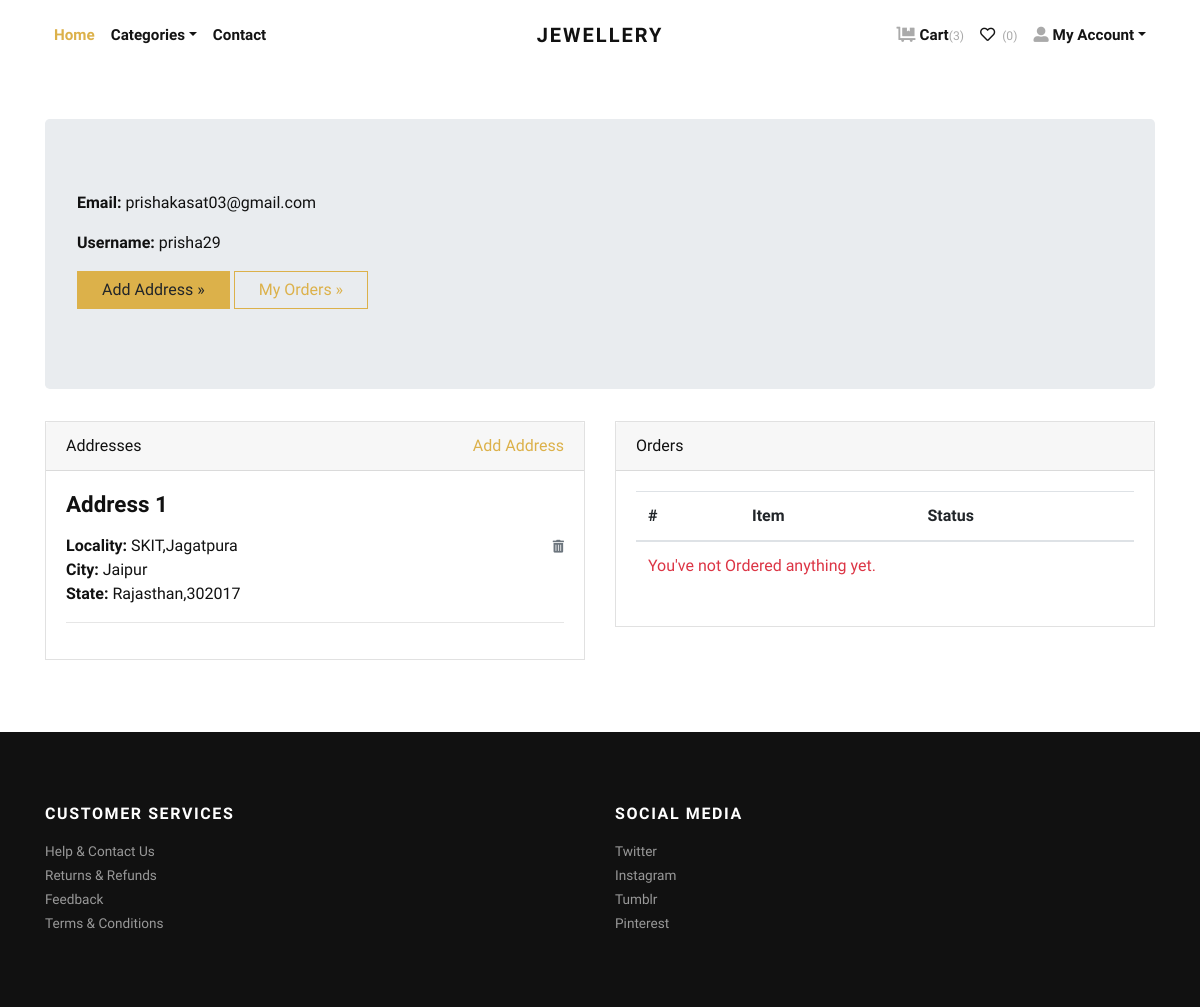
The app's page /accounts/profile/ (signed in), older data.
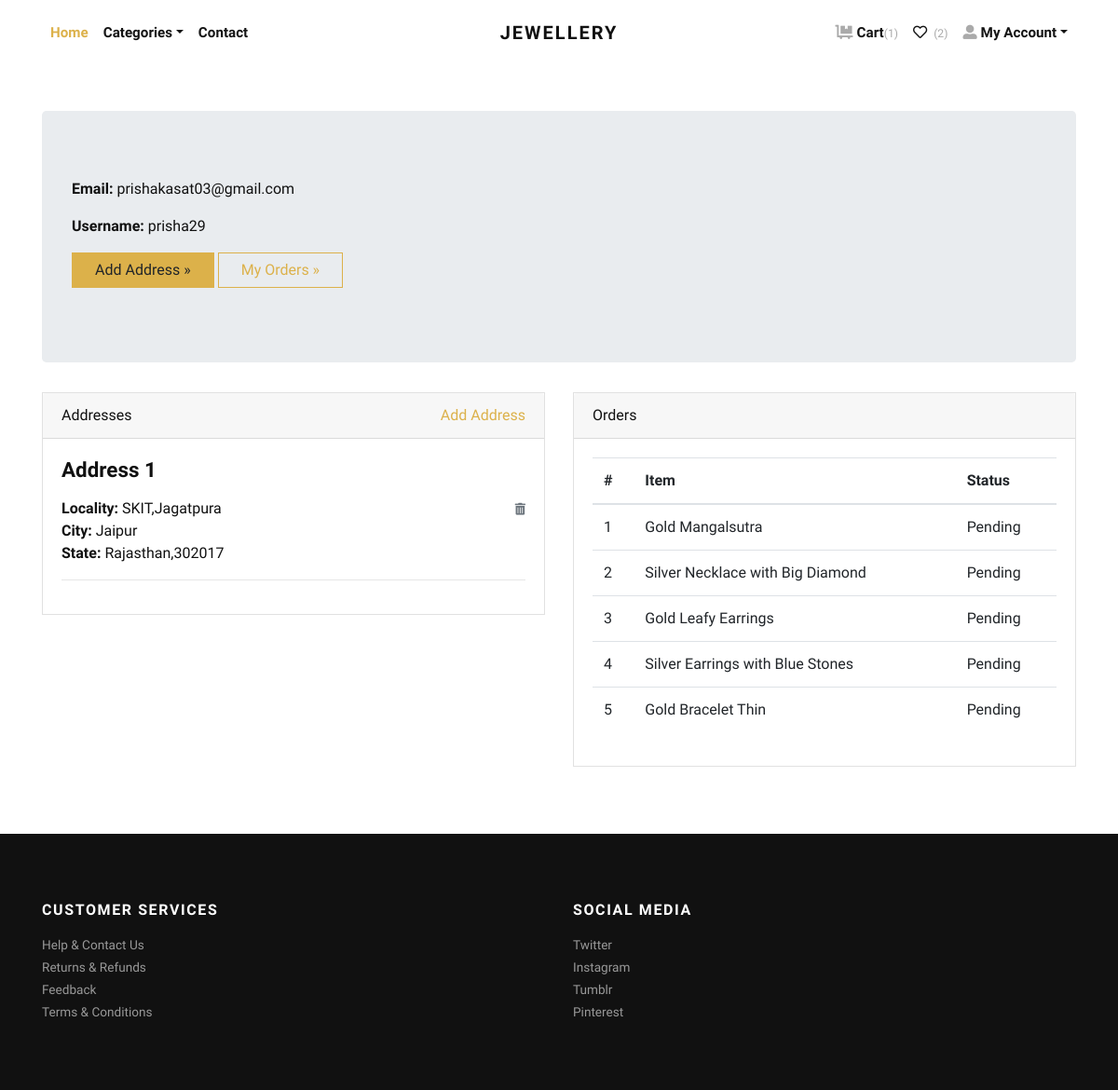
The same page, newer data.
### store/models.py (models this page shows, shortened)
class Address(models.Model):
    user = models.ForeignKey(User, verbose_name="User", on_delete=models.CASCADE)
    locality = models.CharField(max_length=150, verbose_name="Nearest Location")
    city = models.CharField(max_length=150, verbose_name="City")
    state = models.CharField(max_length=150, verbose_name="State")

class Order(models.Model):
    user = models.ForeignKey(User, verbose_name="User", on_delete=models.CASCADE)
    address = models.CharField(verbose_name="Shipping Address", max_length=255)
    product = models.ForeignKey(Product, verbose_name="Product", on_delete=models.CASCADE)
    quantity = models.PositiveIntegerField(verbose_name="Quantity")
    payment_id = models.CharField(max_length=255, verbose_name="Payment ID", default="COD")
    ordered_date = models.DateTimeField(auto_now_add=True, verbose_name="Ordered Date")
    status = models.CharField(
        choices=STATUS_CHOICES,
        max_length=50,
        default="Pending"
        )
    tracking_link = models.CharField(max_length=200, verbose_name="Tracking Link", default="#")

class Product(models.Model):
    title = models.CharField(max_length=150, verbose_name="Product Title")
    slug = models.SlugField(max_length=160, verbose_name="Product Slug")
    sku = models.CharField(max_length=255, unique=True, verbose_name="Unique Product ID (SKU)")
    short_description = models.TextField(verbose_name="Short Description")
    detail_description = models.TextField(blank=True, null=True, verbose_name="Detail Description")
    product_image = models.ImageField(upload_to='product', blank=True, null=True, verbose_name="Product Image")
    price = models.DecimalField(max_digits=8, decimal_places=2)
    category = models.ForeignKey(Category, verbose_name="Product Categoy", on_delete=models.CASCADE)
    is_active = models.BooleanField(verbose_name="Is Active?")
    is_featured = models.BooleanField(verbose_name="Is Featured?")
    created_at = models.DateTimeField(auto_now_add=True, verbose_name="Created Date")
    updated_at = models.DateTimeField(auto_now=True, verbose_name="Updated Date")
    class Meta:
        verbose_name_plural = 'Products'
        ordering = ('-created_at', )

### store/views.py (the view)
# urls.py: path('accounts/profile/', views.profile, name="profile"),
@login_required
def profile(request):
    addresses = Address.objects.filter(user=request.user)
    orders = Order.objects.filter(user=request.user)
    return render(request, 'account/profile.html', {'addresses':addresses, 'orders':orders})

### store/context_preprocessors.py (called while the page is built)
def store_menu(request):
    categories = Category.objects.filter(is_active=True)
    context = {
        'categories_menu': categories,
    }
    return context

def cart_menu(request):
    if request.user.is_authenticated:
        cart_items= Cart.objects.filter(user=request.user)
        context = {
            'cart_items': cart_items,
        }
    else:
        context = {}
    return context

def wishlist_menu(request):
    if request.user.is_authenticated:
        wishlist_items= Wishlist.objects.filter(user=request.user)
        context = {
            'wishlist_items': wishlist_items,
        }
    else:
        context = {}
    return context

### templates/account/profile.html (shortened to what this page needs)
{% extends 'base.html' %}
{% load static %}
    {% block content %}
      <div class="container py-5">
        <div class="jumbotron">
          <p><strong>Email:</strong> {{request.user.email}}</p>
          <p><strong>Username:</strong> {{request.user.username}}</p>
          <p><a class="btn btn-primary btn-large" href="{% url 'store:add-address' %}">Add Address »</a> <a class="btn btn-outline-primary btn-large" href="{% url 'store:orders' %}">My Orders »</a></p>
        </div>
        <div class="row">
          <div class="col-lg-6">
            <div class="card mb-4" id="headings">
              <div class="card-header">Addresses <span class="float-right"><a href="{% url 'store:add-address' %}">Add Address</a></span></div>
              <div class="card-body">
                {% if addresses %}
                    {% for address in addresses %}
                        <h4 class="mb-3">Address {{forloop.counter}}</h4>
                        <span class="float-right"><a href="{% url 'store:remove-address' address.id %}"><i class="fas fa-trash-alt small text-muted"></i></a></span>
                        <p>
                            <strong>Locality: </strong>{{address.locality}} <br>
                            <strong>City: </strong>{{address.city}} <br>
                            <strong>State: </strong>{{address.state}} <br>
                        </p>
                        <hr>
                    {% endfor %}
                {% else %}
                <div class="text-danger">
                  Address not Added.
                </div>
                {% endif %}
              </div>
            </div>
          </div>
          <div class="col-lg-6">
            <div class="card mb-4" id="tables">
              <div class="card-header">Orders</div>
              <div class="card-body">
                <table class="table table-hover">
                  <thead>
                    <tr>
                      <th>#</th>
                      <th>Item</th>
                      <th>Status</th>
                    </tr>
                  </thead>
                  <tbody>
                    {% if orders %}
                      {% for order in orders %}
                        <tr>
                          <td>{{forloop.counter}}</td>
                          <td>{{order.product.title}}</td>
                          <td>
                            {{order.status}}
                          </td>
                        </tr>
                      {% endfor %}
                    {% else %}
                    <tr>
                      <td class="text-danger" colspan="3">You've not Ordered anything yet.</td>
                    </tr>
                    {% endif %}
                  </tbody>
                </table>
              </div>
            </div>
          </div>
        </div>
      </div>
{% endblock content %}

Row changes from the older to the newer data that the page shows:
added Order: product "Gold Mangalsutra", status "Pending"
added Order: product "Silver Necklace with Big Diamond", status "Pending"
added Order: product "Gold Leafy Earrings", status "Pending"
added Order: product "Silver Earrings with Blue Stones", status "Pending"
added Order: product "Gold Bracelet Thin", status "Pending"
Text that changed along with them:
{{ cart_items.count }}: "3" → "1"
{{ wishlist_items.count }}: "0" → "2"
text no longer shown: "You've not Ordered anything yet."
